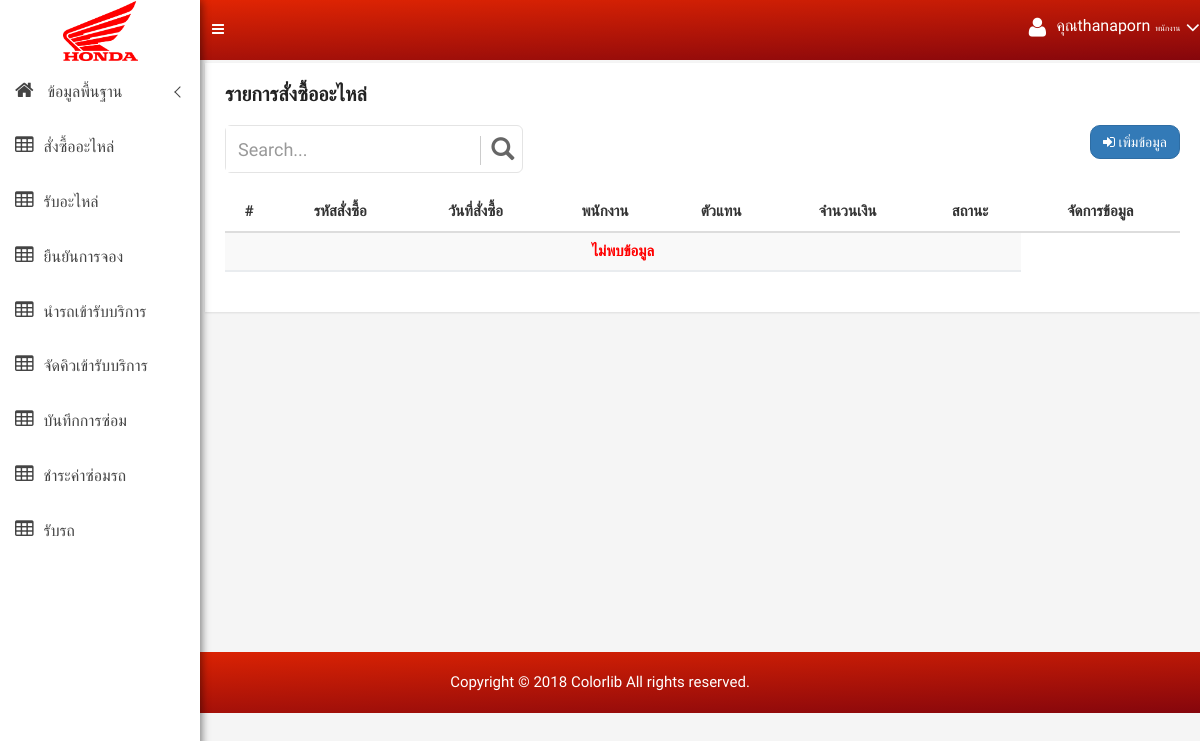
The page /purchase_show.php (signed in) on the database as committed earlier.
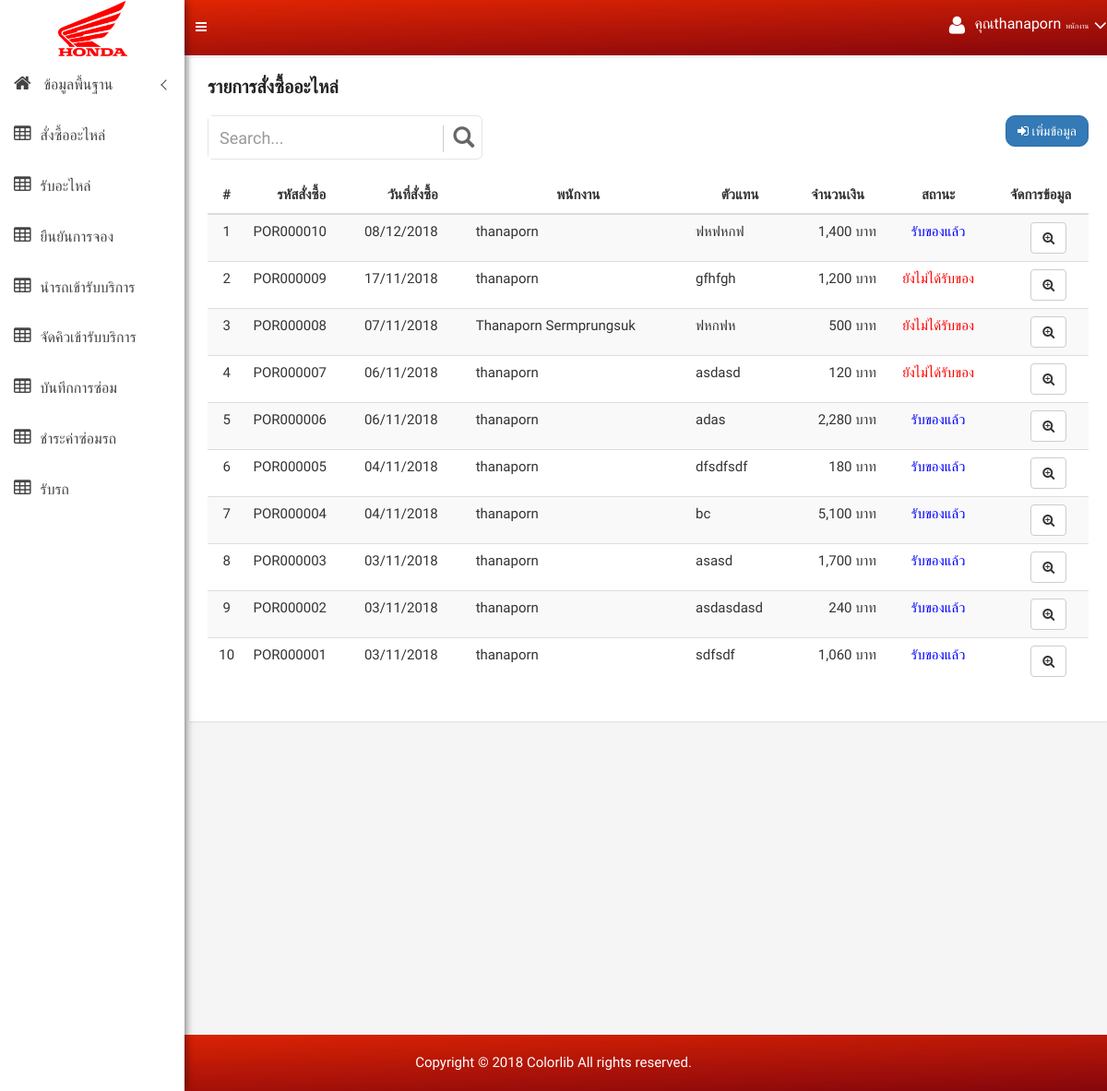
The same page on the database as committed later.
### tables this page shows
CREATE TABLE `purchase_order` (
  `po_id` varchar(30) NOT NULL,
  `po_date` date DEFAULT NULL,
  `po_agent` varchar(255) DEFAULT NULL,
  `po_address` text,
  `po_tel` varchar(30) DEFAULT NULL,
  `po_total` varchar(30) DEFAULT NULL,
  `emp_id` varchar(30) DEFAULT NULL,
  `po_status` int(1) DEFAULT NULL,
  PRIMARY KEY (`po_id`)
);

CREATE TABLE `employee` (
  `emp_id` varchar(30) NOT NULL,
  `emp_user` varchar(255) DEFAULT NULL,
  `emp_pass` varchar(255) DEFAULT NULL,
  `emp_name` varchar(50) DEFAULT NULL,
  `emp_add` text,
  `emp_tel` varchar(30) DEFAULT NULL,
  `emp_position` varchar(30) DEFAULT NULL,
  PRIMARY KEY (`emp_id`)
);

### config.php (called while the page is built, shortened)
<?php
function FormatDay($mydate){
    $originalDate = $mydate;
    $newDate = date("d/m/Y", strtotime($originalDate));
    return $newDate;
}
?>

### purchase_show.php (the view, shortened to what this page needs)
<?php include "sitebar.php"; ?>
<?php include "header.php"; ?>
<div class="container-fluid">
    <div class="product-status-wrap">
        <h4>รายการสั่งซื้ออะไหล่</h4>
        <div class="row">
            <div class="col-md-4">
                <div id="custom-search-input" >
                    <form method="GET"  name="frmSearch">
                        <div class="input-group col-md-12">
                            <input type="text" class="form-control input-lg" name="search" value="<?=$_GET['search']?>" placeholder="Search..." />
                            <span class="input-group-btn">
                            <button class="btn btn-info btn-lg" type="submit">
                                <i class="glyphicon glyphicon-search"></i>
                            </button>
                        </span>
                        </div>
                    </form>
                </div>
            </div>
            <div class="col-md-8">
                <div class="pull-right">
                    <a data-toggle="tooltip" href="purchase_form.php" class="btn btn-primary btn-custon-rounded-two" data-original-title="เพิ่มข้อมูล">
                        <i class="fa fa-sign-in "></i> เพิ่มข้อมูล
                    </a>
                </div>
            </div>
        </div><div class="clearfix"></div><br>
        <div class="row">
            <div class="col-md-12">
                <table class="table table-striped table-hover">
                    <thead>
                    <tr>
                        <th class="text-center">#</th>
                        <th class="text-center">รหัสสั่งซื้อ</th>
                        <th class="text-center">วันที่สั่งซื้อ</th>
                        <th class="text-center">พนักงาน</th>
                        <th class="text-center">ตัวแทน</th>
                        <th class="text-center">จำนวนเงิน</th>
                        <th class="text-center">สถานะ</th>
                        <th class="text-center">จัดการข้อมูล</th>
                    </tr>
                    </thead>
                    <tbody>
                    <?php
                    $n = 0;
                    if (isset($_GET['search'])) {
                        $sql = "select * from purchase_order where po_id like '%" . $_GET['po_id'] . "%'  order by po_id desc";
                    } else {
                        $sql = "select * from purchase_order order by po_id desc";
                    }
                    $query = mysqli_query($connect, $sql);
                    if (mysqli_num_rows($query) > 0 ) {
                        while ($array = mysqli_fetch_array($query)) {
                            $n++;
                            $sql2= "select * from employee where emp_id='" . $array['emp_id'] . "'";
                            $query2 = mysqli_query($connect, $sql2);
                            $array2 = mysqli_fetch_array($query2);
                            if($array['po_status']=='1'){
                                $status='รับของแล้ว';
                                $color='blue';
                            }else{
                                $status='ยังไม่ได้รับของ';
                                $color='red';
                            }
                            ?>
                            <tr>
                                <td class="text-center" scope="row"><?= $n; ?></td>
                                <td ><?= $array['po_id'] ?></td>
                                <td><?= FormatDay($array['po_date']) ?></td>
                                <td><?= $array2['emp_name'] ?></td>
                                <td><?= $array['po_agent'] ?></td>
                                <td class="text-right"><?= number_format($array['po_total']) ?> บาท</td>
                                <td class="text-center" style="color:<?=$color ?>"><?=$status ?></td>
                                <td style="padding-left: 25px" class="text-center">
                                    <a data-toggle="tooltip" href="purchase_view.php?id=<?= $array['po_id'] ?>" class="btn btn-default" data-original-title="View"><i class="fa fa fa-search-plus" aria-hidden="true"></i></a>
                                </td>
                            </tr>
                            <?php
                        }
                    } else {
                        ?>
                        <tr>
                            <th style="text-align: center;color: red;" colspan="7"> ไม่พบข้อมูล</th>
                        </tr>
                        <?php
                    }
                    ?>
                    </tbody>
                </table>
            </div>
        </div>
    </div>
</div>
<br><br><br><br><br><br><br><br><br><br><br><br><br><br><br><br><br>
<?php include "footer.php"; ?>

Rows that differ between the two databases and show on the page:
added purchase_order: po_id "POR000010", po_date "08/12/2018", emp.emp_name "thanaporn", po_agent "ฟหฟหกฟ", po_total "1,400", po_status "รับของแล้ว"
added purchase_order: po_id "POR000009", po_date "17/11/2018", emp.emp_name "thanaporn", po_agent "gfhfgh", po_total "1,200", po_status "ยังไม่ได้รับของ"
added purchase_order: po_id "POR000008", po_date "07/11/2018", emp.emp_name "Thanaporn Sermprungsuk", po_agent "ฟหกฟห", po_total "500", po_status "ยังไม่ได้รับของ"
added purchase_order: po_id "POR000007", po_date "06/11/2018", emp.emp_name "thanaporn", po_agent "asdasd", po_total "120", po_status "ยังไม่ได้รับของ"
added purchase_order: po_id "POR000006", po_date "06/11/2018", emp.emp_name "thanaporn", po_agent "adas", po_total "2,280", po_status "รับของแล้ว"
added purchase_order: po_id "POR000005", po_date "04/11/2018", emp.emp_name "thanaporn", po_agent "dfsdfsdf", po_total "180", po_status "รับของแล้ว"
added purchase_order: po_id "POR000004", po_date "04/11/2018", emp.emp_name "thanaporn", po_agent "bc", po_total "5,100", po_status "รับของแล้ว"
added purchase_order: po_id "POR000003", po_date "03/11/2018", emp.emp_name "thanaporn", po_agent "asasd", po_total "1,700", po_status "รับของแล้ว"
added purchase_order: po_id "POR000002", po_date "03/11/2018", emp.emp_name "thanaporn", po_agent "asdasdasd", po_total "240", po_status "รับของแล้ว"
added purchase_order: po_id "POR000001", po_date "03/11/2018", emp.emp_name "thanaporn", po_agent "sdfsdf", po_total "1,060", po_status "รับของแล้ว"
Other text that changed with them:
text no longer shown: "ไม่พบข้อมูล"
